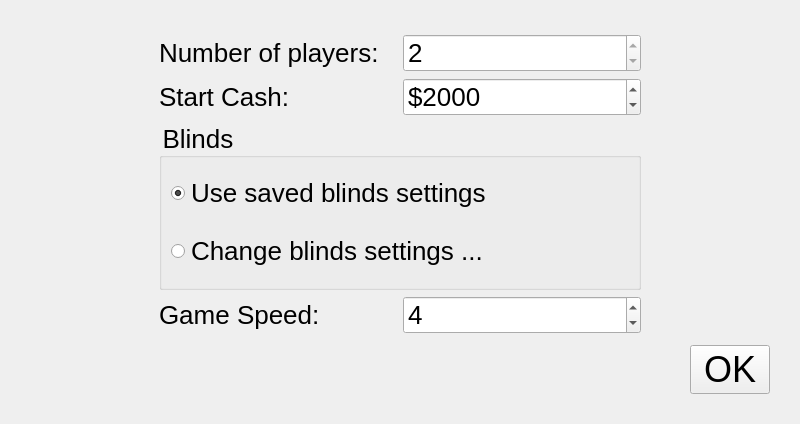
<?xml version="1.0" encoding="UTF-8"?>
<ui version="4.0">
 <class>newGameDialog</class>
 <widget class="QDialog" name="newGameDialog">
  <property name="geometry">
   <rect>
    <x>0</x>
    <y>0</y>
    <width>800</width>
    <height>424</height>
   </rect>
  </property>
  <property name="sizePolicy">
   <sizepolicy hsizetype="MinimumExpanding" vsizetype="MinimumExpanding">
    <horstretch>0</horstretch>
    <verstretch>0</verstretch>
   </sizepolicy>
  </property>
  <property name="minimumSize">
   <size>
    <width>800</width>
    <height>424</height>
   </size>
  </property>
  <property name="windowTitle">
   <string>Start Local Game</string>
  </property>
  <property name="styleSheet">
   <string notr="true">QObject {font: 26px}</string>
  </property>
  <layout class="QVBoxLayout" name="verticalLayout">
   <property name="margin">
    <number>30</number>
   </property>
   <item>
    <spacer name="verticalSpacer_2">
     <property name="orientation">
      <enum>Qt::Vertical</enum>
     </property>
     <property name="sizeHint" stdset="0">
      <size>
       <width>20</width>
       <height>40</height>
      </size>
     </property>
    </spacer>
   </item>
   <item>
    <layout class="QHBoxLayout" name="horizontalLayout_4">
     <item>
      <spacer name="horizontalSpacer">
       <property name="orientation">
        <enum>Qt::Horizontal</enum>
       </property>
       <property name="sizeHint" stdset="0">
        <size>
         <width>54</width>
         <height>297</height>
        </size>
       </property>
      </spacer>
     </item>
     <item>
      <widget class="QFrame" name="frame">
       <property name="sizePolicy">
        <sizepolicy hsizetype="MinimumExpanding" vsizetype="MinimumExpanding">
         <horstretch>0</horstretch>
         <verstretch>0</verstretch>
        </sizepolicy>
       </property>
       <property name="minimumSize">
        <size>
         <width>500</width>
         <height>300</height>
        </size>
       </property>
       <property name="frameShape">
        <enum>QFrame::NoFrame</enum>
       </property>
       <property name="frameShadow">
        <enum>QFrame::Plain</enum>
       </property>
       <layout class="QGridLayout" name="gridLayout">
        <property name="topMargin">
         <number>0</number>
        </property>
        <property name="bottomMargin">
         <number>0</number>
        </property>
        <item row="0" column="0">
         <layout class="QHBoxLayout" name="horizontalLayout_2">
          <item>
           <widget class="QLabel" name="label">
            <property name="sizePolicy">
             <sizepolicy hsizetype="Minimum" vsizetype="Preferred">
              <horstretch>0</horstretch>
              <verstretch>0</verstretch>
             </sizepolicy>
            </property>
            <property name="text">
             <string>Number of players:</string>
            </property>
            <property name="buddy">
             <cstring>spinBox_quantityPlayers</cstring>
            </property>
           </widget>
          </item>
           <item>
            <widget class="QSpinBox" name="spinBox_quantityPlayers">
             <property name="minimum">
              <number>2</number>
             </property>
             <property name="maximum">
              <number>2</number>
             </property>
             <property name="value">
              <number>2</number>
             </property>
            </widget>
           </item>
         </layout>
        </item>
        <item row="1" column="0">
         <layout class="QHBoxLayout" name="horizontalLayout_3">
          <item>
           <widget class="QLabel" name="label_2">
            <property name="text">
             <string>Start Cash:</string>
            </property>
            <property name="buddy">
             <cstring>spinBox_startCash</cstring>
            </property>
           </widget>
          </item>
          <item>
           <widget class="QSpinBox" name="spinBox_startCash">
            <property name="buttonSymbols">
             <enum>QAbstractSpinBox::UpDownArrows</enum>
            </property>
            <property name="prefix">
             <string>$</string>
            </property>
            <property name="minimum">
             <number>1000</number>
            </property>
            <property name="maximum">
             <number>1000000</number>
            </property>
            <property name="singleStep">
             <number>50</number>
            </property>
            <property name="value">
             <number>2000</number>
            </property>
           </widget>
          </item>
         </layout>
        </item>
        <item row="2" column="0">
         <widget class="QGroupBox" name="groupBox_2">
          <property name="title">
           <string>Blinds</string>
          </property>
          <layout class="QGridLayout">
           <property name="topMargin">
            <number>1</number>
           </property>
           <property name="rightMargin">
            <number>9</number>
           </property>
           <property name="bottomMargin">
            <number>1</number>
           </property>
           <property name="horizontalSpacing">
            <number>0</number>
           </property>
           <item row="2" column="0">
            <widget class="QRadioButton" name="radioButton_changeBlindsSettings">
             <property name="text">
              <string>Change blinds settings ...</string>
             </property>
            </widget>
           </item>
           <item row="0" column="0">
            <widget class="QRadioButton" name="radioButton_useSavedBlindsSettings">
             <property name="text">
              <string>Use saved blinds settings</string>
             </property>
             <property name="checked">
              <bool>true</bool>
             </property>
            </widget>
           </item>
          </layout>
         </widget>
        </item>
        <item row="3" column="0">
         <layout class="QHBoxLayout" name="horizontalLayout">
          <item>
           <widget class="QLabel" name="label_5">
            <property name="text">
             <string>Game Speed:</string>
            </property>
            <property name="buddy">
             <cstring>spinBox_gameSpeed</cstring>
            </property>
           </widget>
          </item>
          <item>
           <widget class="QSpinBox" name="spinBox_gameSpeed">
            <property name="minimum">
             <number>1</number>
            </property>
            <property name="maximum">
             <number>11</number>
            </property>
            <property name="value">
             <number>4</number>
            </property>
           </widget>
          </item>
         </layout>
        </item>
       </layout>
      </widget>
     </item>
     <item>
      <spacer name="horizontalSpacer_2">
       <property name="orientation">
        <enum>Qt::Horizontal</enum>
       </property>
       <property name="sizeHint" stdset="0">
        <size>
         <width>0</width>
         <height>0</height>
        </size>
       </property>
      </spacer>
     </item>
    </layout>
   </item>
   <item>
    <spacer name="verticalSpacer_4">
     <property name="orientation">
      <enum>Qt::Vertical</enum>
     </property>
     <property name="sizeHint" stdset="0">
      <size>
       <width>20</width>
       <height>40</height>
      </size>
     </property>
    </spacer>
   </item>
   <item>
    <layout class="QHBoxLayout" name="horizontalLayout_5">
     <property name="spacing">
      <number>0</number>
     </property>
     <item>
      <spacer name="horizontalSpacer_4">
       <property name="orientation">
        <enum>Qt::Horizontal</enum>
       </property>
       <property name="sizeHint" stdset="0">
        <size>
         <width>40</width>
         <height>20</height>
        </size>
       </property>
      </spacer>
     </item>
     <item>
      <widget class="QPushButton" name="pushButton">
       <property name="styleSheet">
        <string notr="true">QObject { font: 36px;}</string>
       </property>
       <property name="text">
        <string> OK </string>
       </property>
       <property name="icon">
        <iconset resource="../resources/pokerth.qrc">
         <normaloff>:/gfx/dialog_ok_apply.png</normaloff>:/gfx/dialog_ok_apply.png</iconset>
       </property>
       <property name="iconSize">
        <size>
         <width>32</width>
         <height>32</height>
        </size>
       </property>
       <property name="autoDefault">
        <bool>false</bool>
       </property>
      </widget>
     </item>
    </layout>
   </item>
  </layout>
 </widget>
 <tabstops>
  <tabstop>spinBox_quantityPlayers</tabstop>
  <tabstop>spinBox_startCash</tabstop>
  <tabstop>radioButton_changeBlindsSettings</tabstop>
 </tabstops>
 <resources>
  <include location="../resources/pokerth.qrc"/>
 </resources>
 <connections>
  <connection>
   <sender>pushButton</sender>
   <signal>clicked()</signal>
   <receiver>newGameDialog</receiver>
   <slot>accept()</slot>
   <hints>
    <hint type="sourcelabel">
     <x>689</x>
     <y>356</y>
    </hint>
    <hint type="destinationlabel">
     <x>588</x>
     <y>377</y>
    </hint>
   </hints>
  </connection>
 </connections>
</ui>
